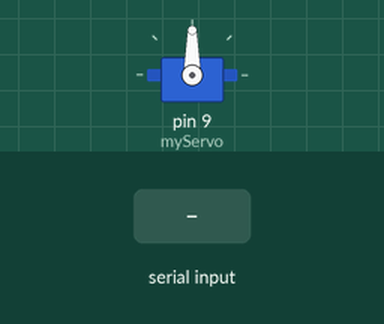
A sketch run on a simulated Arduino Uno, built with avr-gcc and run on an emulated ATmega328P. On the bench: servo. The inputs (shaded band) are chosen by the test bench.

Above: at 1.2 s.
1.3 s: "90,45\n" received over Serial
At 3.3 s:
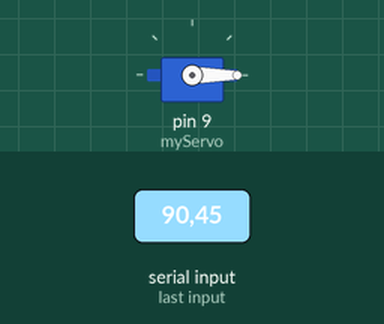
3.8 s: "30,150\n" received over Serial
At 4.6 s:
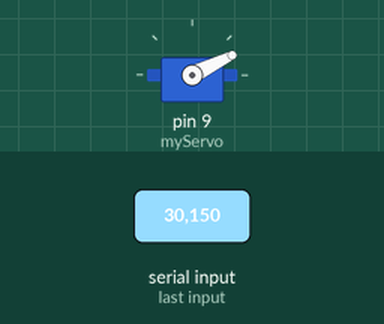
Timing chart, 0 to 6.8 s (numbered marks = the images above; inputs shaded):
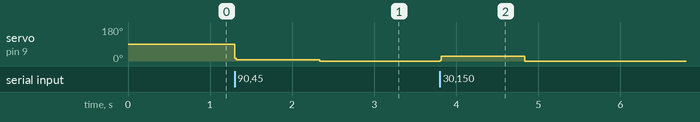

Measured:
- after the input at 1.3 s, servo on pin 9 (myServo): 90° → 7° at once, → 0° 1.0 s later
- after the input at 3.8 s, servo on pin 9 (myServo): 0° → 26° at once, → 0° 1.0 s later

The sketch:

SerialServo.ino
```cpp
//This program is about parsing the serialport for int value which will then be converted to
//servo value positions,which will be put onto a OLED display.

#include <Servo.h>
Servo myServo; // Servo object
int servopin = 9;
int val;

void setup() {
  // put your setup code here, to run once:
  Serial.begin(9600);
  myServo.attach(9);                       //Servo attached at Pin 9
}

void loop() {

  while (Serial.available() > 0) {         //loop
  int val = Serial.parseInt();            // reads the value of the potentiometer (value between 0 and 1023)
  val = map(val, 0, 1023, 0, 180);        // scale it to use it with the servo (value between 0 and 180)
  myServo.write(val);                     // sets the servo position according to the scaled value
  delay(15);
}
}
```
